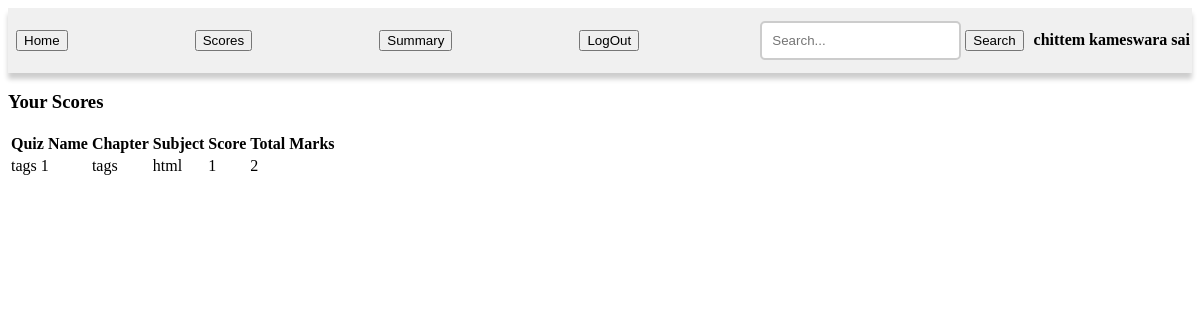
/scores/1, run on the app's committed database.
### models/database.py (models this page shows)
class User(db.Model):
    user_id = db.Column(db.Integer, primary_key = True, autoincrement=True)
    email = db.Column(db.String(70), unique = True, nullable = False)
    password = db.Column(db.String(100), nullable = False)
    full_name = db.Column(db.String(50), nullable = False)
    qualification = db.Column(db.String(20), nullable = False)
    dob = db.Column(db.Date, nullable = False)
    scores = db.relationship('Score', backref='user', lazy=True)

class Quiz(db.Model):
    quiz_id = db.Column(db.Integer, primary_key = True, autoincrement=True)
    quiz_name = db.Column(db.String(100), nullable = False)
    chapter_id = db.Column(db.Integer, db.ForeignKey('chapter.chapter_id'))
    date_of_quiz = db.Column(db.Date, nullable = False)
    time_duration = db.Column(db.Integer, nullable = False)
    questions = db.relationship('Questions', backref='quiz', lazy=True)

class Chapter(db.Model):
    chapter_id = db.Column(db.Integer, primary_key = True, autoincrement=True)
    chapter_name = db.Column(db.String(100), nullable = False)
    chapter_discription = db.Column(db.String(500), nullable = False)
    subject_id = db.Column(db.Integer, db.ForeignKey('subject.subject_id'))
    quizzes = db.relationship('Quiz', backref='chapter', lazy=True)

class Subject(db.Model):
    subject_id = db.Column(db.Integer, primary_key = True, autoincrement=True)
    subject_name = db.Column(db.String(100), nullable = False)
    subject_discription = db.Column(db.String(500), nullable = False)
    chapters = db.relationship('Chapter', backref='subject', lazy=True)

### app.py (the view)
@app.route("/scores/<int:user_id>")
def scores(user_id):
    user = User.query.get(user_id)
    scores = Score.query.filter_by(user_id=user_id).all()
    score_details = []
    for score in scores:
        quiz = Quiz.query.get(score.quiz_id)
        chapter = Chapter.query.get(quiz.chapter_id)
        subject = Subject.query.get(chapter.subject_id)
        total_marks = sum(question.marks for question in quiz.questions)
        score_details.append({'quiz_name': quiz.quiz_name, 'chapter_name': chapter.chapter_name, 'subject_name': subject.subject_name, 'score': score.score, 'total_marks': total_marks
        })
    return render_template("scores.html", user=user, user_id=user_id, score_details=score_details)

### templates/scores.html (shortened to what this page needs)
<!DOCTYPE html>
<html lang="en">
<head>
    <link rel="stylesheet" href="/static/admin.css">
</head>
<body>
    <div class = "header">
        <a href="{{ url_for('user_detail', user_id=user_id) }}"><button>Home</button></a>
        <a href="{{ url_for('scores', user_id=user_id) }}"><button>Scores</button></a>
        <a href="{{ url_for('user_summary', user_id=user_id) }}"><button>Summary</button></a>
        <a href="{{ url_for('login') }}"><button>LogOut</button></a>
        <div class = "left-head">
            <form method="get" action="{{ url_for('user_summary', user_id=user_id) }}">
                <input type="search" name="query" placeholder="Search..." required>
                <button type="submit">Search</button>
            </form>
            <h4>{{user.full_name}}</h4>
        </div>
    </div>
    <div class="scores">
        <h3>Your Scores</h3>
        <table>
            <thead>
                <tr>
                    <th>Quiz Name</th>
                    <th>Chapter</th>
                    <th>Subject</th>
                    <th>Score</th>
                    <th>Total Marks</th>
                </tr>
            </thead>
            <tbody>
                {% for score in score_details %}
                    <tr>
                        <td>{{ score.quiz_name }}</td>
                        <td>{{ score.chapter_name }}</td>
                        <td>{{ score.subject_name }}</td>
                        <td>{{ score.score }}</td>
                        <td>{{ score.total_marks }}</td>
                    </tr>
                {% else %}
                    <tr>
                        <td colspan="5">No scores available.</td>
                    </tr>
                {% endfor %}
            </tbody>
        </table>
    </div>
</body>
</html>

### static/admin.css (style rules this page uses)
.header { display: flex; justify-content: space-between; align-items: center; padding: 2px 2px; background-color: #f0f0f0; box-shadow: 0 6px 5px rgba(0, 0, 0, 0.2); }
.header a { text-decoration: none; color: black; margin: 0 6px; }
.left-head { display: flex; align-items: center; gap: 10px; }
input[type="search"] { padding: 10px; border: 2px solid #ccc; border-radius: 5px; }

### data on the page
User: full_name "chittem kameswara sai"
Quiz: quiz_name "tags 1"
Chapter: chapter_name "tags"
Subject: subject_name "html"

### other printed values
{{ score.score }} "1"
{{ score.total_marks }} "2"
